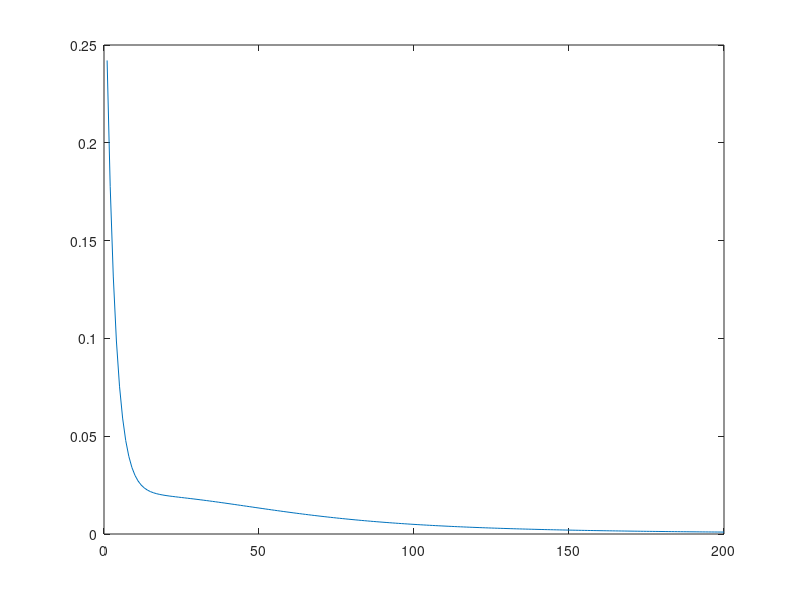

The MATLAB source for this figure:
clear all
close all
clc
%% input vector
X = [ 0,0;
      0,1;
      1,0;
      1,1]; 
%%  vector %% 
t = [0;
     1;
     1;
     0];

input_size = 2;
Hidden_unit1 = 3;
Hidden_unit2 = 2;
output_unit = 1;
bias_v = 0.5;
bias_w = 0.5;
bias_u = 0.5;
max = 200;


%% choosing the weights in range of -0.5 to 0.5
a = 0.5;
b = -0.5;         
V = (b-a).*rand(input_size,Hidden_unit1) + a;
U= (b-a).*rand(Hidden_unit1,Hidden_unit2) + a;
W = (b-a).*rand(output_unit,Hidden_unit2) + a;
i = 1;

for iteration = 1:max
Error_value = 0;
for i = 1: 4 
%% forwarrd multiplication.

%% level1
Z_In = (X(i,:)*V) + bias_v;
z = 1.0 ./ (1.0 + exp(-Z_In));
z = z';

%% level2
Y_In = U'*z + bias_u;
y = 1.0 ./ (1.0 + exp(-Y_In));

%% level3
P_In = W*y + bias_w;
p = 1.0 ./ (1.0 + exp(-P_In));

%% Backward propagation.%%
%% Find error
Error = t(i) - p;
alpha = 0.9;

%% level 3
Derivative_p = p'*(1-p);
Delta_p = Error * Derivative_p;
Delta_w = alpha * Delta_p .* y;
Delta_w_bias = alpha * Delta_p;


%% level 2
Derivative_y = y *(1-y)';
Delta_y = Delta_p .* W * Derivative_y;
Delta_u = alpha .* (z * Delta_y ) ;
Delta_u_bias = alpha * sum (Delta_y);

%% level 3
Derivative_z = z' *(1-z);
Delta_z = Derivative_z .* (U * Delta_y'); 
Delta_v = alpha* Delta_z * X(i,:);
Delta_v_bias = alpha * sum(Delta_z);

%% update the weighs
W = (W' + Delta_w)' ;
bias_w = bias_w + Delta_w_bias;
U = U + Delta_u;
bias_u = bias_u + Delta_u_bias ;
V= V + Delta_v';
bias_v = bias_v + Delta_v_bias ;

%% incrementing loop
Error_value = Error_value + Error;
end
Error_plot(iteration) = abs(Error_value);
end 
plot(Error_plot);
